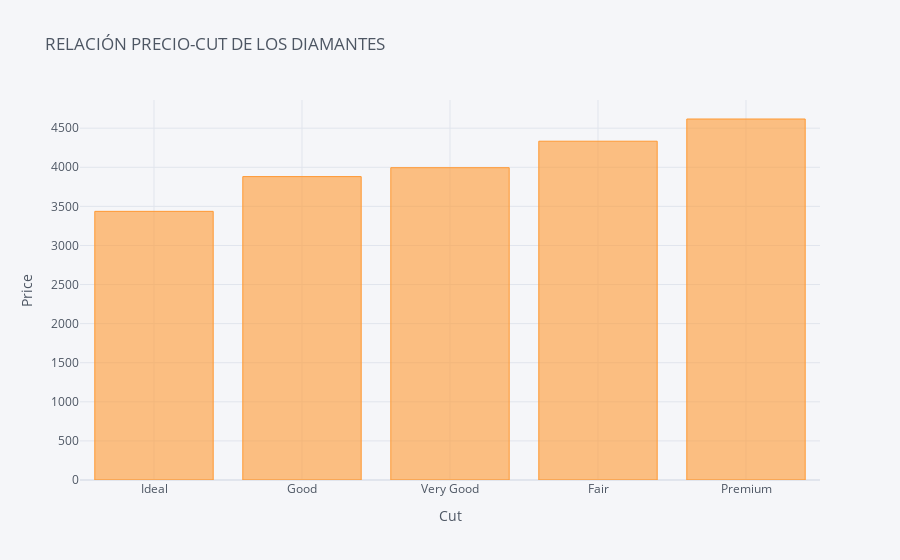

The code cell stored with this chart in its notebook:
### Code cell
cut_price.iplot(kind='bar',
                  x='cut',
                y='price',
                  xTitle='Cut',
                  yTitle='Price',
                  title='RELACIÓN PRECIO-CUT DE LOS DIAMANTES')

### Figure 1 — Plotly figure (JSON) as saved in the notebook; plotly's stock layout.template omitted (floating-point values rounded to 4 significant figures)
{"data": [{"marker": {"color": "rgba(255, 153, 51, 0.6)", "line": {"color": "rgba(255, 153, 51, 1.0)", "width": 1}}, "name": "price", "orientation": "v", "text": "", "type": "bar", "x": ["Ideal", "Good", "Very Good", "Fair", "Premium"], "y": [3436.0, 3881.0, 3994.0, 4333.0, 4617.0]}], "layout": {"legend": {"bgcolor": "#F5F6F9", "font": {"color": "#4D5663"}}, "paper_bgcolor": "#F5F6F9", "plot_bgcolor": "#F5F6F9", "title": {"font": {"color": "#4D5663"}, "text": "RELACIÓN PRECIO-CUT DE LOS DIAMANTES"}, "xaxis": {"gridcolor": "#E1E5ED", "showgrid": true, "tickfont": {"color": "#4D5663"}, "title": {"font": {"color": "#4D5663"}, "text": "Cut"}, "zerolinecolor": "#E1E5ED"}, "yaxis": {"gridcolor": "#E1E5ED", "showgrid": true, "tickfont": {"color": "#4D5663"}, "title": {"font": {"color": "#4D5663"}, "text": "Price"}, "zerolinecolor": "#E1E5ED"}}}
